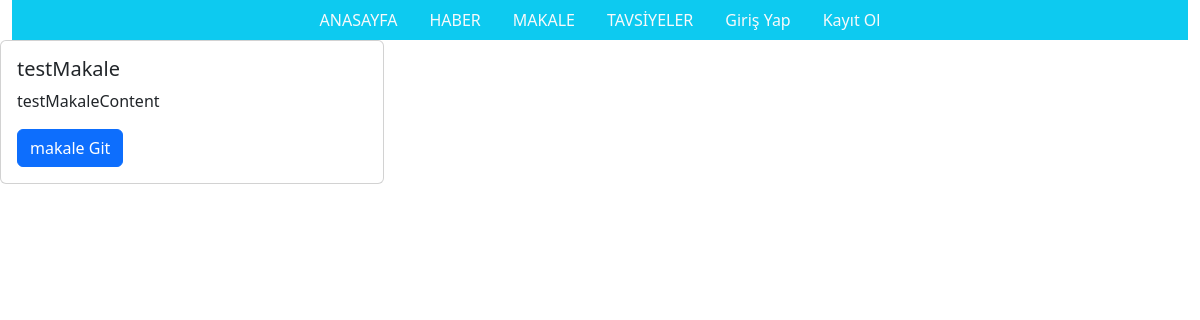
The app's page /, older data.
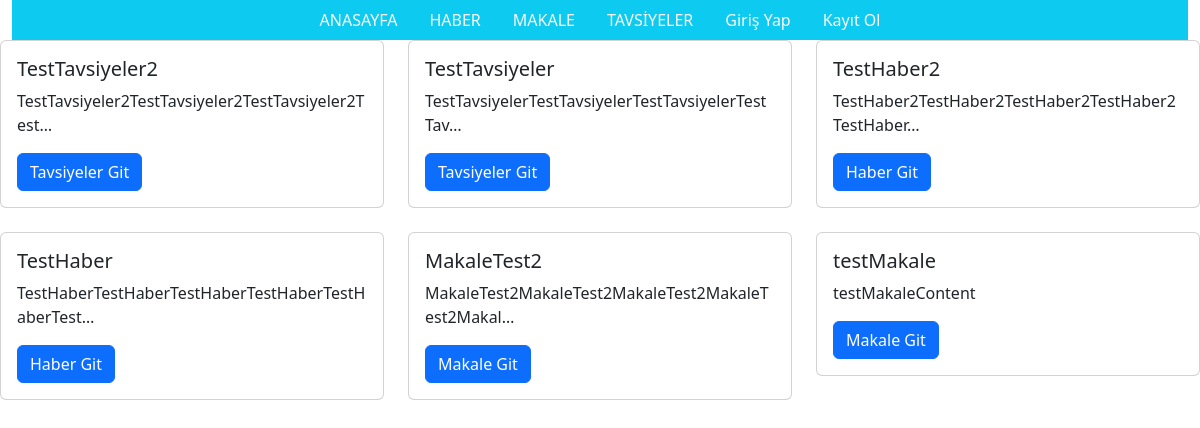
The same page, newer data.
### api/models.py (models this page shows, shortened)
class Post(models.Model):
    category_title = models.ForeignKey(Category, on_delete=models.CASCADE)
    title = models.CharField(max_length=255)
    content = models.TextField()
    author = models.ForeignKey(User, on_delete=models.CASCADE)
    created_at = models.DateTimeField(auto_now_add=True)

class Category(models.Model):
    category_title = models.CharField(max_length=50)
    author = models.ForeignKey(User, on_delete=models.CASCADE)
    def __str__(self):
        return self.category_title

### api/views.py (the view)
# urls.py: 2. Add a URL to urlpatterns:  path('', views.home, name='home')
def home(request):
    latest_posts = Post.objects.order_by("-created_at")[:12]
    context = {"latest_posts": latest_posts}
    return render(request, "home.html", locals())

### templates/home.html (shortened to what this page needs)
<!DOCTYPE html>
<html>
<head>
    {% load bootstrap5 %}
    {% bootstrap_css %}
</head>
<body>
    <div class="container-fluid">
        <ul class="nav bg-info d-flex justify-content-center">
            <li class="nav-item">
                <a class="nav-link link-light" href="/">ANASAYFA</a>
            </li>
            <li class="nav-item">
                <a class="nav-link link-light" href="{% url 'haber' %}">HABER</a>
            </li>
            <li class="nav-item">
                <a class="nav-link link-light" href="{% url 'makale' %}">MAKALE</a>
            </li>
            <li class="nav-item">
                <a class="nav-link link-light" href="{% url 'tavsiyeler' %}">TAVSİYELER</a>
            </li>
            {% if user.is_authenticated %}
<li class="nav-item">
    <a class="nav-link link-light" href="{% url 'profil' %}">
        <i class="fa fa-sign-out"></i> Profilim
    </a>
</li>
<li class="nav-item">
    <a class="nav-link link-light" href="{% url 'logout' %}">
        <i class="fa fa-sign-out"></i> Çıkış Yap
    </a>
</li>
{% else %}
<li class="nav-item">
    <a class="nav-link link-light" href="{% url 'login' %}">
         Giriş Yap
    </a>
</li>
<li class="nav-item">
    <a class="nav-link link-light" href="{% url 'register' %}">
         Kayıt Ol
    </a>
</li>
{% endif %}
        </ul>
    </div>
    <div class="row">
        {% for post in latest_posts %}
        <div class="col-sm-4 mb-4">
          <div class="card">
            <div class="card-body">
              <h5 class="card-title">{{ post.title }}</h5>
              <p class="card-text">{{ post.content|truncatechars:50 }}</p>
              <a href="{% url 'post_detail' pk=post.pk %}" class="btn btn-primary"
                >{{post.category_title}} Git</a>
            </div>
          </div>
        </div>
        {% endfor %}
      </div>
</body>
</html>

Row changes from the older to the newer data that the page shows:
added Post: title "TestTavsiyeler2", content "TestTavsiyeler2TestTavsiyeler2TestTavsiyeler2Test…", category_title "Tavsiyeler"
added Post: title "TestTavsiyeler", content "TestTavsiyelerTestTavsiyelerTestTavsiyelerTestTav…", category_title "Tavsiyeler"
added Post: title "TestHaber2", content "TestHaber2TestHaber2TestHaber2TestHaber2TestHaber…", category_title "Haber"
added Post: title "TestHaber", content "TestHaberTestHaberTestHaberTestHaberTestHaberTest…", category_title "Haber"
added Post: title "MakaleTest2", content "MakaleTest2MakaleTest2MakaleTest2MakaleTest2Makal…", category_title "Makale"
changed through a linked row, Post "testMakale": category_title "makale" → "Makale"
